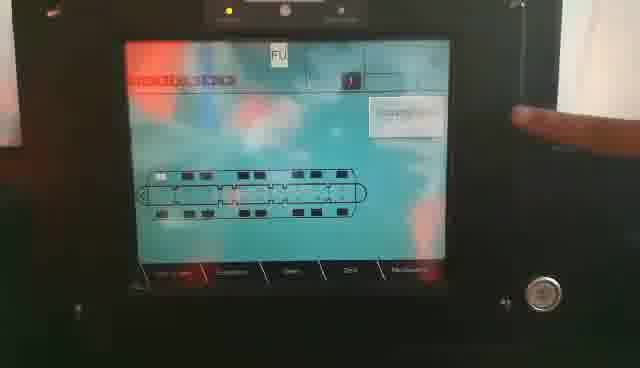
#> input picture IC1/train/erreur/0374.jpg, 640 x 368 px; its folder holds 5 pictures in this run
$ python Similar_ORB.py
#> lines starting #> are read from the running program, lines starting #| are printed output that depends on the picture; long printed decimals are rounded
from pathlib import Path
import cv2
import skimage
from skimage.io import imread
import numpy as np


def similar(original,image_to_compare):
    sift = cv2.ORB_create()
    kp_1, desc_1 = sift.detectAndCompute(original, None)
    kp_2, desc_2 = sift.detectAndCompute(image_to_compare, None)

    index_params = dict(algorithm=0, trees=5)
    search_params = dict()
    flann = cv2.FlannBasedMatcher(index_params, search_params)

    matches = flann.knnMatch(np.asarray(desc_1, np.float32), np.asarray(desc_2, np.float32), k=2)

    good_points = []
    for m, n in matches:
        if m.distance < 0.9 * n.distance:
            good_points.append(m)

    # Define how similar they are
    number_keypoints = 0
    if len(kp_1) <= len(kp_2):
        number_keypoints = len(kp_1)
    else:
        number_keypoints = len(kp_2)

    # [5 lines of commented-out code are left out]
    res = len(good_points) / number_keypoints * 100
    #cv2.imshow("result", cv2.resize(result, None, fx=0.4, fy=0.4))
    return res


container_path= "IC1/train/erreur/"
direc = Path(container_path)
orig="IC1/train/erreur/0374.jpg"
for file in direc.iterdir():
    original = skimage.io.imread(orig)
#> original is the input picture: shape (368, 640, 3); mean R, G, B 71.3, 80, 72.9
    image_to_compare= skimage.io.imread(file)
    print(file)
    cv2.imshow("T-1", cv2.resize(original, None, fx=0.4, fy=0.4))
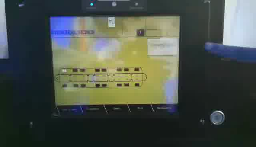
#> window 'T-1': shape (147, 256, 3); mean B, G, R 71.4, 80.1, 73
    cv2.imshow("T", cv2.resize(image_to_compare, None, fx=0.4, fy=0.4))

    # 1) Check if 2 images are equals
    if original.shape == image_to_compare.shape:
        print("The images have same size and channels")
        difference = cv2.subtract(original, image_to_compare)
#> difference: shape (368, 640, 3); every value is 0
        b, g, r = cv2.split(difference)
#> b: shape (368, 640); every value is 0

        if cv2.countNonZero(b) == 0 and cv2.countNonZero(g) == 0 and cv2.countNonZero(r) == 0:
            print("The images are completely Equal")
        else:

            diff = similar(original,image_to_compare)
            if diff<25:
                print("The images are NOT equal")
                orig = file
            else: print("similar equal to ", diff)
    else:
        diff = similar(original, image_to_compare)
        if diff <25:
            print("The images are NOT equal")
            orig = file
        else:
            print("similar equal to ", diff)
    cv2.waitKey(0)
#> pass 2 of the loop `for file in direc.iterdir():`:
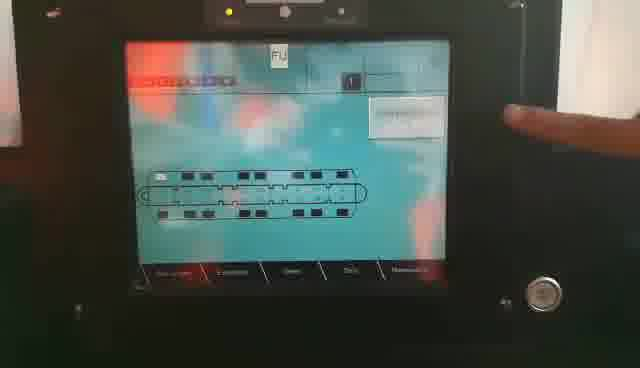
#> input picture IC1/train/erreur/0375.jpg, 640 x 368 px
#> image_to_compare is the input picture: shape (368, 640, 3); mean R, G, B 71.8, 80.1, 73.4
#> `cv2.imshow("T", cv2.resize(image_to_compare, None, fx=0.4, fy=0.4))`:
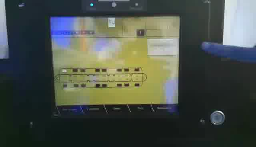
#> window 'T': shape (147, 256, 3); mean B, G, R 71.9, 80.2, 73.5
#> `difference = cv2.subtract(original, image_to_compare)`:
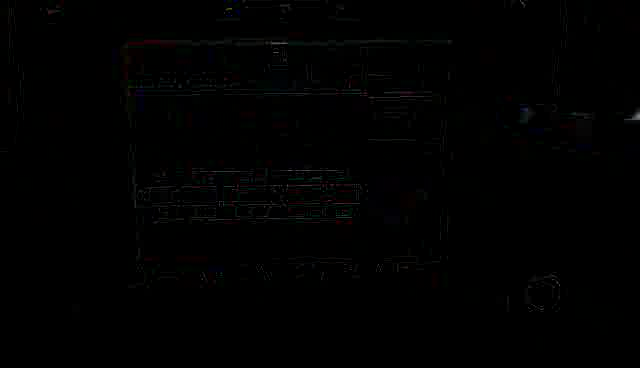
#> difference: shape (368, 640, 3); mean R, G, B 0.9, 1, 0.9
#> kp_1 = 493 keypoints; strongest (x, y, size): (559, 284, 31), (556, 283, 37.2), (555, 282, 53.6), (557, 107, 77.1)
#> kp_2 = 493 keypoints; strongest (x, y, size): (557, 284, 31), (557, 108, 44.6), (557, 107, 77.1), (558, 110, 37.2)
#> matches = 493 matches
#> after the loop in similar, `for m, n in matches:`: good_points = 296 matches
#> number_keypoints = 493
#> res = 60.04
#| similar equal to  60.041
#> pass 3 of the loop `for file in direc.iterdir():`:
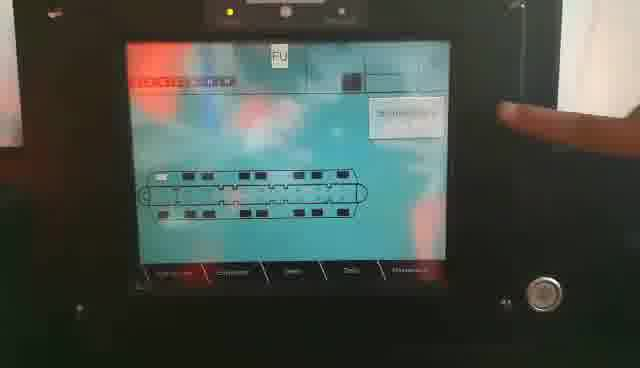
#> input picture IC1/train/erreur/0376.jpg, 640 x 368 px
#> image_to_compare is the input picture: shape (368, 640, 3); mean R, G, B 71.7, 80, 73.3
#> `cv2.imshow("T", cv2.resize(image_to_compare, None, fx=0.4, fy=0.4))`:
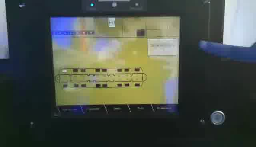
#> window 'T': shape (147, 256, 3); mean B, G, R 71.8, 80.1, 73.4
#> `difference = cv2.subtract(original, image_to_compare)`:
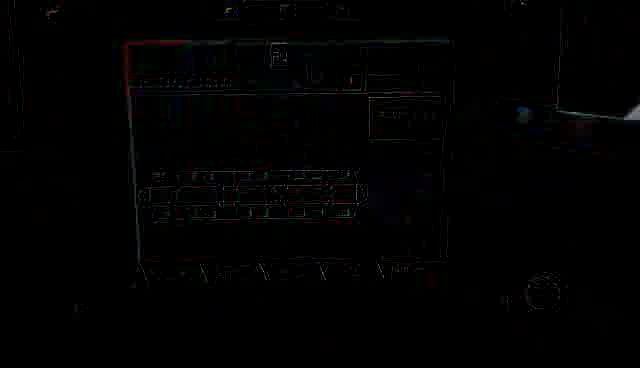
#> difference: shape (368, 640, 3); mean R, G, B 1.5, 1.5, 1.5
#> kp_2 = 493 keypoints; strongest (x, y, size): (559, 284, 31), (557, 284, 37.2), (560, 107, 77.1), (556, 284, 44.6)
#> after the loop in similar (call 2), `for m, n in matches:`: good_points = 237 matches
#> diff = 48.07
#| similar equal to  48.073
#> the loop made 5 passes; the first 3 are shown

cv2.destroyAllWindows()
